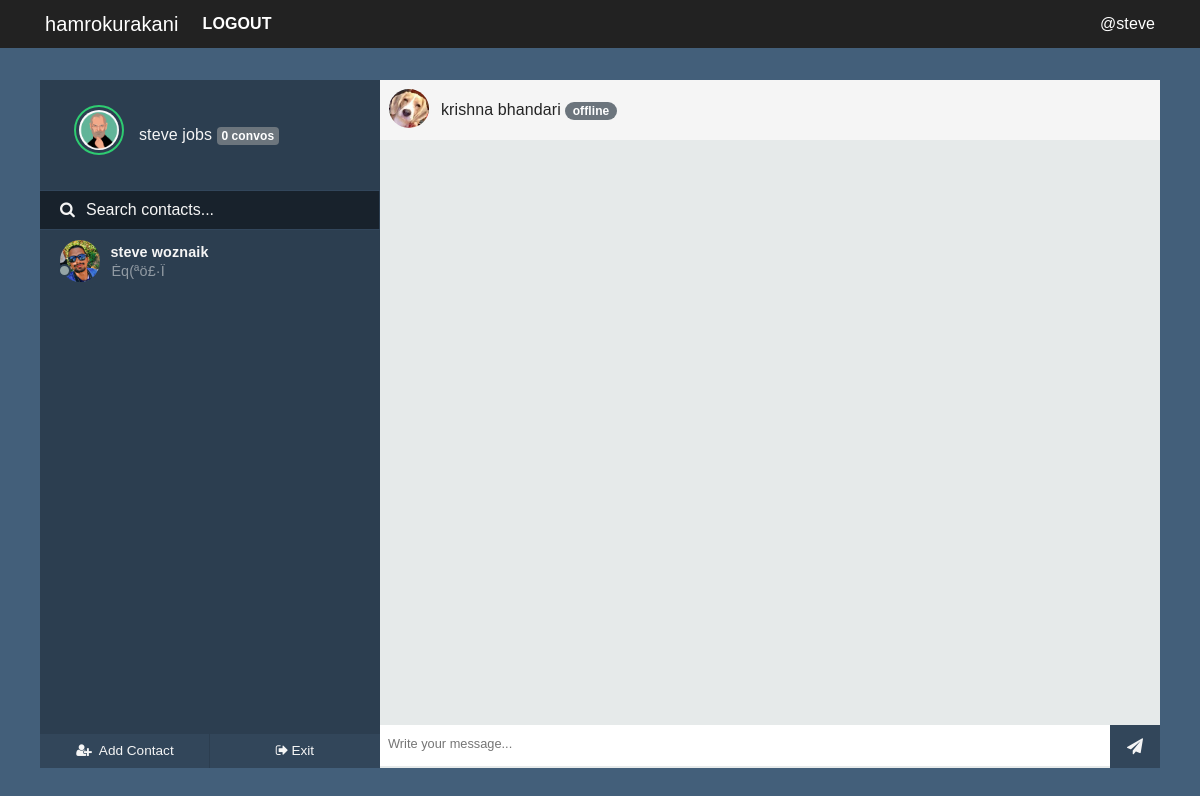
/chatwith/bale (signed in), run on the app's committed database.
### hamrokurakani/models.py (models this page shows, shortened)
class User(UserMixin, db.Model):
    id = db.Column(db.Integer, primary_key=True)
    fullname = db.Column(db.String(20), unique=True, nullable=False)
    username = db.Column(db.String(15), unique=True, nullable=False)
    email = db.Column(db.String(120), unique=True, nullable=False)
    password = db.Column(db.String(60), nullable=False)
    image_file = db.Column(db.String(20), nullable=False, default='default.jpg')
    joined = db.Column(db.DateTime, nullable=False, default=datetime.now)
    messages_sent = db.relationship('Message', foreign_keys='Message.sender_id', backref='author', lazy='dynamic')
    messages_received = db.relationship('Message', foreign_keys='Message.recipient_id', backref='recipient', lazy='dynamic')
    last_seen = db.Column(db.DateTime, default=datetime.now)
    last_message_read_time = db.Column(db.DateTime, default=datetime.now)

class Message(db.Model):
    id = db.Column(db.Integer, primary_key=True)
    message = db.Column(db.String(140), index=True)
    sender_id = db.Column(db.Integer, db.ForeignKey('user.id'))
    recipient_id = db.Column(db.Integer, db.ForeignKey('user.id'))
    timestamp = db.Column(db.DateTime, index=True, default=datetime.now)
    is_seen = db.Column(db.Boolean, default=False)

### hamrokurakani/chat/routes.py (the view)
@chyat.route('/chatwith/<string:user>')
@login_required
def chatwith(user):
    getuser = User.query.filter_by(username=user).first_or_404()
    messages = []
    session['receiver_id'] = getuser.id
    session['room'] = int(getuser.id) * int(current_user.id)
    my_messages = Message.query.filter_by(recipient_id=current_user.id)
    messengers = [message.author.id for message in my_messages]
    senders = [User.query.get(sender) for sender in set(messengers)]
    msgs_received = list(Message.query.filter_by(
        recipient_id=current_user.id, sender_id=getuser.id).all())
    msgs_sent = list(Message.query.filter_by(
        recipient_id=getuser.id, sender_id=current_user.id).all())
    messages = msgs_received + msgs_sent
    messages.sort(key=lambda order_by: order_by.timestamp)
    current_user.last_message_read_time = datetime.now()
    for message in msgs_received:
        message.is_seen = True
    db.session.commit()
    return render_template('chat/chatter.html', getuser=getuser, senders=senders, messages=messages)

### hamrokurakani/admin/routes.py (called while the page is built)
@login_manager.user_loader
def load_user(user_id):
    return User.query.get(user_id)

### hamrokurakani/core/filters.py (called while the page is built, shortened)
@core.app_template_filter('isactive')
def is_active(lastmessagereadtime):
    currenttime = datetime.now()
    lastread = lastmessagereadtime
    diff = abs(currenttime-lastread)
    second_diff = diff.seconds
    day_diff = diff.days
    if day_diff <= 0 and second_diff < 60:
        message = "active now"
        return message
    else:
        message = "offline"
        return message

@core.app_template_filter('lastmessage')
def last_message(sender):
    msg_received = Message.query.filter_by(
        recipient_id=current_user.id, sender_id=sender.id).order_by(Message.timestamp.desc()).first()
    msg_sent = Message.query.filter_by(
        sender_id=current_user.id, recipient_id=sender.id).order_by(Message.timestamp.desc()).first()
    if msg_received and not msg_sent:
        return msg_received.message
    elif msg_sent and not msg_received:
        return msg_sent.message
    elif msg_received.timestamp > msg_sent.timestamp:
        return msg_received.message
    elif msg_sent.timestamp > msg_received.timestamp:
        return msg_sent.message

@core.app_template_filter('lastmessageauthor')
def last_message_author(sender):
    msg_received = Message.query.filter_by(
        recipient_id=current_user.id, sender_id=sender.id).order_by(Message.timestamp.desc()).first()
    msg_sent = Message.query.filter_by(
        sender_id=current_user.id, recipient_id=sender.id).order_by(Message.timestamp.desc()).first()
    if msg_received and not msg_sent:
        return msg_received.author
    elif msg_sent and not msg_received:
        return msg_sent.author
    elif msg_received.timestamp > msg_sent.timestamp:
        return msg_received.author
    elif msg_sent.timestamp > msg_received.timestamp:
        return msg_sent.author

@core.app_template_filter('countmessages')
def messages_count(sender):
    messagesreceived = Message.query.filter_by(
        recipient_id=current_user.id, sender_id=sender.id)
    messagessent = Message.query.filter_by(
        sender_id=current_user.id, recipient_id=sender.id)
    messagescount = messagesreceived.count() + messagessent.count()
    if messagescount == 1:
        return (f'{messagescount} convo')
    else:
        return (f'{messagescount} convos')

### hamrokurakani/templates/chat/chatter.html (shortened to what this page needs)
{% extends "chat/nav.html" %}
{% block content %}
<div id="frame">
    <div id="sidepanel">
        <div id="profile">
            <div class="wrap">
                <img id="profile-img" src="{{ url_for('static', filename='profilepics/' + current_user.image_file) }}"
                    class="online" />
                <p>{{ current_user.fullname }} <span><small class="badge badge-secondary">
                            <b> {{ getuser | countmessages }} </b></small></span> </p>
            </div>
        </div>
        <div id="search">
            <label for=""><i class="fa fa-search" aria-hidden="true"></i></label>
            <input type="text" placeholder="Search contacts..." />
        </div>
        <div id="contacts">
            <ul>
                {% for sender in senders %}
                {% if sender != current_user %}
                {% if sender == getuser %}
                <li class="contact active">
                    {% else %}
                <li class="contact">
                    {% endif %}
                    <a class="noblue" href="{{ url_for('chat.chatwith', user=sender.username) }}">
                        <div class="wrap">
                            {% if sender != getuser and sender.last_message_read_time | isactive == 'offline' %}
                            <span class="contact-status"></span>
                            {% elif sender != getuser and sender.last_message_read_time | isactive != 'offline' %}
                            <span class="contact-status online"></span>
                            {% endif %}
                            <img src="{{ url_for('static', filename='profilepics/' + sender.image_file) }}" />
                            <div class="meta">
                                <p class="name">{{ sender.fullname }}</p>
                                {% if sender | lastmessageauthor == current_user %}
                                <p class="preview"><span>You: </span> {{ sender | lastmessage }}</p>
                                {% else %}
                                <p class="preview"><span>{{ sender | lastmessage }} </span></p>
                                {% endif %}
                            </div>
                        </div>
                    </a>
                </li>
                {% endif %}
                {% endfor %}
            </ul>
        </div>
        <div id="bottom-bar">
            <button id="addcontact">
                <ul>
                    <li>
                        <a href="#PeopleToMessage" data-toggle="modal" data-target="#PeopleToMessage" class="noblue">
                            <i class="fa fa-user-plus fa-fw" aria-hidden="true"></i> <span>Add Contact</span></a></li>
                </ul>
            </button>
            <button id="settings">
                <ul>
                    <li class="disconnect"><a href="{{ url_for('chat.home') }}" class="noblue">
                            <i class="fa fa-sign-out" aria-hidden="true"></i><span>Exit</span></a></li>
                </ul>
            </button>
        </div>
    </div>
    <div class="content">
        <div class="contact-profile">
            <img src="{{ url_for('static', filename='profilepics/' + getuser.image_file) }}" />
            <p>{{getuser.fullname}}
                {% if getuser.last_message_read_time | isactive == 'offline' %}
                <small class="badge badge-pill badge-secondary"><b> {{ getuser.last_message_read_time | isactive }}
                    </b></small></p>
            {% else %}
            <small class="badge badge-pill badge-success"><b> {{ getuser.last_message_read_time | isactive }}
                </b></small></p>
            {% endif %}
        </div>
        <div class="messages">
        </div>
        <div class="message-input">
            <div class="wrap">
                <input type="text" id="message" placeholder="Write your message..." />
                <button id="sendmessage"><i class="fa fa-paper-plane" aria-hidden="true"></i></button>
            </div>
        </div>
    </div>
</div>
{% endblock content %}

### hamrokurakani/templates/chat/nav.html (shortened to what this page needs)
<!DOCTYPE html>
<html>
<head>
    <link rel="stylesheet" type="text/css" href="{{ url_for('static', filename='css/' + 'bootstrap.min.css') }}">
    <link rel="stylesheet" type="text/css" href="{{ url_for('static', filename='css/' + 'better-nav.min.css') }}">
    <link rel="stylesheet" type="text/css" href="{{ url_for('static', filename='css/' + 'font-awesome.min.css') }}">
    <link rel="stylesheet" type="text/css" href="{{ url_for('static', filename='css/' + 'sourcesanspro.css') }}">
    <link rel="stylesheet" type="text/css" href="{{ url_for('static', filename= 'css/' + 'chat.css') }}">
    <link rel="stylesheet" type="text/css" href="{{ url_for('static', filename= 'css/' + 'main.css') }}">
    <link rel="stylesheet" type="text/css" href="{{ url_for('static', filename='css/' + 'reset.min.css') }}">
</head>
  <header class="site-header">
    <nav class="navbar navbar-expand-md navbar-dark bg-steel fixed-top">
      <div class="container">
        <a class="navbar-brand" href="{{ url_for('chat.chats') }}">hamrokurakani</a>
        <div class="collapse navbar-collapse" id="navbarToggle">
          {% if current_user.is_authenticated %}
          <div class="navbar-nav mr-auto">
             <a class="nav-item nav-link text-white font-weight-bold text-uppercase"
            href="{{ url_for('users.logout') }}">Logout</a>
          </div>
          <div class="navbar-nav ml-auto">
            <span class="text-white">
              @{{ current_user.username }}
            </span>
          </div>
          {% else %}
          <a class="nav-item nav-link text-white font-weight-bold text-uppercase"
            href="{{ url_for('users.login') }}">Login</a>
          <a class="nav-item nav-link text-white font-weight-bold text-uppercase"
            href="{{ url_for('users.register') }}">Register</a>
          {% endif %}
        </div>
      </div>
    </nav>
  </header>
<body>
    {% block content %}
    {% endblock %}
</body>
</html>

### hamrokurakani/static/css/main.css (style rules this page uses)
body { background: #e6ecf0; color: #242424; margin-top: 5rem; scroll-behavior: smooth; display: flex; justify-content: center; font-family:"Source Sans Pro", "proxima-nova","Roboto Condensed", sans-serif; font-size: 1em; min-height: 100vh; text-rendering: optimizeLegibility; -webkit-font-smoothing: antialiased; text-shadow: 1px 1px 1px rgba(0, 0, 0, 0.004); }
.bg-steel { background-color: #222222; }
.site-header .navbar-nav .nav-link { color: #cbd5db; }
html,body { height: 100%; }
.container { height: 100%; align-content: center; }

### data on the page
User: username "steve", image_file (picture), fullname "steve jobs"
User: image_file (placeholder picture), fullname "steve woznaik", message "Éq(ªö£·Î"
User: image_file (placeholder picture), fullname "krishna bhandari", last_message_read_time|isactive "offline"

### other printed values
{{ getuser | countmessages }} "0 convos"
